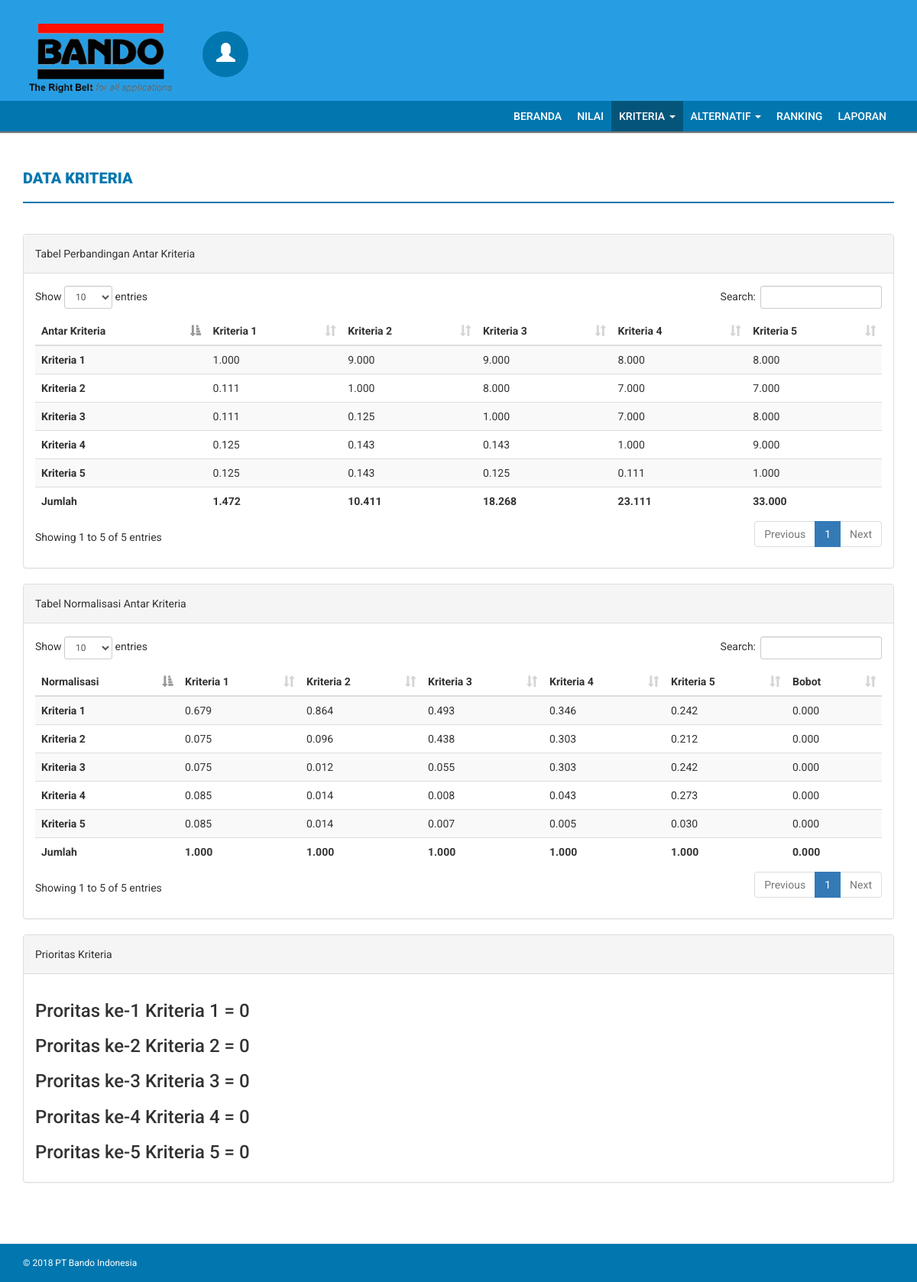
/index.php/kriteria/table_analisa_kriteria, run on an earlier commit of the app's database.
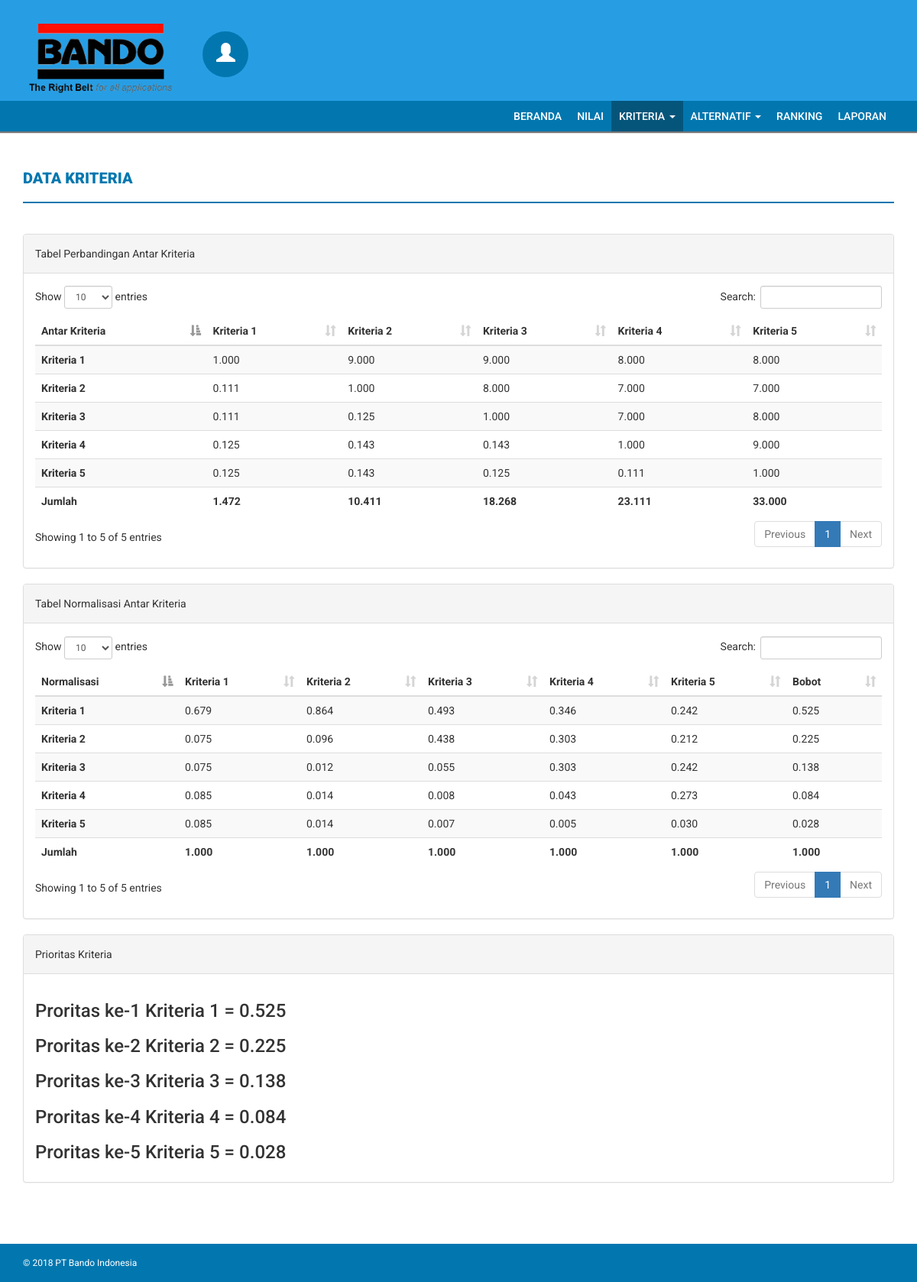
And on a later commit of the database.
### tables this page shows
CREATE TABLE `kriteria` (
  `id_kriteria` varchar(6) NOT NULL,
  `nama_kriteria` varchar(25) NOT NULL,
  `deskripsi` varchar(50) NOT NULL,
  `jumlah_kriteria` double NOT NULL,
  `bobot_kriteria` float NOT NULL
);

### application/controllers/Kriteria.php (called while the page is built, shortened)
<?php
class Kriteria extends CI_Controller {
	public function __construct(){
		$this->load->model('KriteriaModel');
		$this->load->model('NilaiModel');
		$this->load->model('AnalisaKriteriaModel');
	}
	public function table_analisa_kriteria(){
		$data['title'] = 'Data Kriteria';
		$data['sub_title1'] = 'Tabel Perbandingan Antar Kriteria';
		$data['sub_title2'] = 'Tabel Normalisasi Antar Kriteria';
		$data['sub_title3'] = 'Prioritas Kriteria';
		$kriteria = $this->KriteriaModel;
		$analisa = $this->AnalisaKriteriaModel;
		$data['kriteria'] = $kriteria->get();
		$data['analisa'] = $analisa->get('*',NULL,NULL);
		$this->load->view('layout/header');
		$this->load->view('kriteria/analisa/table',$data);
		$this->load->view('layout/footer');
	}
}

### index.php (called while the page is built, shortened)
<?php
require_once BASEPATH.'core/CodeIgniter.php';

### application/models/KriteriaModel.php (called while the page is built, shortened)
<?php
class KriteriaModel extends CI_Model {
	protected $table = 'kriteria';
	public function get($select = '*',$join = NULL,$limit = NULL)
	{
			$query = $this->db->get($this->table);
			return $query->result();
	}
	public function update($id){
			$this->db->update($this->table, $this, array('id_kriteria' => $id));
	}
	public function selectsum($field){
		$this->db->select_sum($field);
		$query = $this->db->get($this->table);
		return $query->row_array();
	}
}
?>

### application/models/AnalisaKriteriaModel.php (called while the page is built, shortened)
<?php
class AnalisaKriteriaModel extends CI_Model {
	protected $table = 'analisa_kriteria';
	public function get($select = '*',$join = NULL,$limit = NULL)
	{
			$query = $this->db->get($this->table);
			return $query->result();
	}
	public function get1($select = '*',$join = NULL,$limit = NULL)
	{
			$query = $this->db->get($this->table);
			return $query;
	}
	public function selectsum($field){
		$this->db->select_sum($field);
		$query = $this->db->get($this->table);
		return $query->row_array();
	}
	public function selectavg($field){
		$this->db->select_avg($field);
		$query = $this->db->get($this->table);
		return $query->row_array();
	}
	public function update_hasil($kriteria1, $kriteria2){
			$this->db->update($this->table, $this, array('kriteria_id_pertama' => $kriteria1, 'kriteria_id_kedua' => $kriteria2));
	}
}
?>

### application/views/kriteria/analisa/table.php (the view, shortened to what the changed rows need)
<div class="content-wrapper">
  <div class="container">
    <div class="row">
      <div class="col-md-12">
        <div class="panel panel-default">
          <div class="panel-body">
            <table id="example1" class="table table-striped">
              <thead>
                <tr>
                  <th>Antar Kriteria</th>
                  <?php foreach ($kriteria as $row): ?>
                    <th><?php echo $row->nama_kriteria; ?></th>
                  <?php endforeach; ?>
                </tr>
              </thead>
              <tbody>
                <?php
              $model = $this->AnalisaKriteriaModel;
              $i = 1 ;
              foreach ($kriteria as $row) { ?>
                <tr>
                  <th><?php echo $row->nama_kriteria; ?></th>
                  <?php
                  $model->where('kriteria_id_pertama','C'.$i);
                  $x = $model->get();
                  $no = '1';
                  $model1 = $this->AnalisaKriteriaModel;
                  foreach ($x as $row){ ?>
                    <?php
                    $model1->where('kriteria_id_pertama', $row->kriteria_id_pertama);
                    $model1->where('kriteria_id_kedua', 'C'.$no);
                    $data = $model1->get1()->row_array();
                     ?>
                     <td><?php echo number_format($data['nilai_analisa_kriteria'], 3, '.', ','); ?></td>
                  <?php $no++; } ?>
                </tr>
              <?php  $i++; } ?>
              </tbody>
              <tfoot>
              <tr>
                <th>Jumlah</th>
                 <?php
                 $model2 = $this->AnalisaKriteriaModel;
                 foreach ($kriteria as $row){
                   $model2->where('kriteria_id_kedua', $row->id_kriteria);
                   $sum = $model2->selectsum('nilai_analisa_kriteria');
                   ?>
                   <th><?php echo number_format($sum['nilai_analisa_kriteria'], 3, '.', ','); ?></th>
                 <?php } ?>
              </tr>
              </tfoot>
            </table>
          </div>
        </div>
      </div>
      <div class="col-md-12">
        <div class="panel panel-default">
          <div class="panel-body">
            <table id="example1" class="table table-striped">
              <thead>
                <tr>
                  <th>Normalisasi</th>
                  <?php foreach ($kriteria as $row): ?>
                    <th><?php echo $row->nama_kriteria; ?></th>
                  <?php endforeach; ?>
                  <th>Bobot</th>
                </tr>
              </thead>
              <tbody>
                <?php
              $model = $this->AnalisaKriteriaModel;
              $i = 1 ;
              foreach ($kriteria as $row) { ?>
                <tr>
                  <th><?php echo $row->nama_kriteria; ?></th>
                  <?php
                  $model->where('kriteria_id_pertama','C'.$i);
                  $x = $model->get();
                  $no = '1';
                  $model1 = $this->AnalisaKriteriaModel;
                  foreach ($x as $row1){ ?>
                    <?php
                    $model1->where('kriteria_id_pertama', $row1->kriteria_id_pertama);
                    $model1->where('kriteria_id_kedua', 'C'.$no);
                    $data = $model1->get1()->row_array();
                    $model3 = $this->AnalisaKriteriaModel;
                    $model3->where('kriteria_id_kedua', 'C'.$no);
                    $sum1 = $model3->selectsum('nilai_analisa_kriteria');
                     ?>
                     <td>
                       <?php
                        $result_normalisasi = $data['nilai_analisa_kriteria']/$sum1['nilai_analisa_kriteria'];
                       echo number_format($result_normalisasi, 3, '.', ',') ;
                       ?>
                     </td>
                  <?php $no++; } ?>
                  <td>
                    <?php
                    $model4 = $this->AnalisaKriteriaModel;
                    $model4->where('kriteria_id_pertama', $row->id_kriteria);
                    $avg = $model4->selectavg('hasil_analisa_kriteria');
                    $hasil_avg = number_format($avg['hasil_analisa_kriteria'], 3, '.', ',');
                    echo $hasil_avg;
                     ?>
                  </td>
                </tr>
              <?php  $i++; } ?>
              </tbody>
              <tfoot>
              <tr>
                <th>Jumlah</th>
                 <?php
                 $model2 = $this->AnalisaKriteriaModel;
                 foreach ($kriteria as $row){
                   $model2->where('kriteria_id_kedua', $row->id_kriteria);
                   $sum = $model2->selectsum('nilai_analisa_kriteria');
                   ?>
                   <th><?php echo number_format($sum['nilai_analisa_kriteria']/$sum['nilai_analisa_kriteria'], 3, '.', ','); ?></th>
                 <?php } ?>
                 <?php
                 $model8 = $this->KriteriaModel;
                 $bobot = $model8->selectsum('bobot_kriteria');
                  ?>
                  <th><?php echo number_format(round($bobot['bobot_kriteria']), 3, '.', ','); ?></th>
              </tr>
              </tfoot>
            </table>
          </div>
        </div>
      </div>
      <div class="col-md-12">
        <div class="panel panel-default">
          <div class="panel-body">
            <?php
            $model7 = $this->KriteriaModel;
            $result_prioritas = $model7->get();
            $no = 1;
            foreach ($result_prioritas as $row){ ?>
              <h3>Proritas ke-<?php echo $no.' '.$row->nama_kriteria.' = '.$row->bobot_kriteria; ?></h3>
             <?php $no++; } ?>
          </div>
        </div>
      </div>
    </div>
  </div>
</div>

What changed in the data, as far as the page shows it:
changed kriteria "Kriteria 1": hasil_avg "0.000" → "0.525"; bobot_kriteria "0" → "0.525"
changed kriteria "Kriteria 2": hasil_avg "0.000" → "0.225"; bobot_kriteria "0" → "0.225"
changed kriteria "Kriteria 3": hasil_avg "0.000" → "0.138"; bobot_kriteria "0" → "0.138"
changed kriteria "Kriteria 4": hasil_avg "0.000" → "0.084"; bobot_kriteria "0" → "0.084"
changed kriteria "Kriteria 5": hasil_avg "0.000" → "0.028"; bobot_kriteria "0" → "0.028"
Also different on the page:
$bobot['bobot_kriteria']: "0.000" → "1.000"
